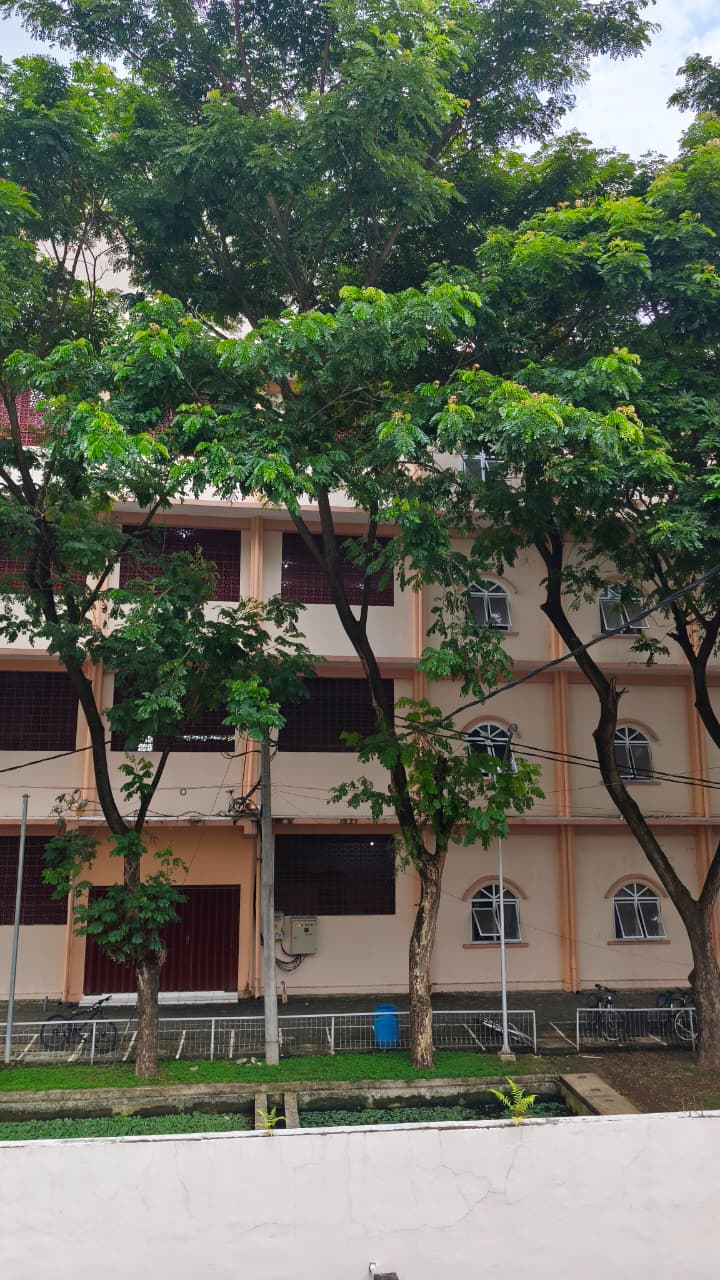
#> input picture images/1.jpeg, 720 x 1280 px
$ python blob_DoG.py
#> lines starting #> are read from the running program, lines starting #| are printed output that depends on the picture; after the words box and inside, x2 and y2 are one past the last pixel; in counts of white or black regions, pixels touching at a corner belong together
import cv2
import matplotlib.pyplot as plt
import numpy as np

img = cv2.imread('./images/1.jpeg')
#> img is the input picture: shape (1280, 720, 3); mean B, G, R 87.6, 102.5, 97.5
img_rgb = cv2.cvtColor(img, cv2.COLOR_BGR2RGB)
gray = cv2.cvtColor(img, cv2.COLOR_BGR2GRAY)

sigma = 1.6
k = 1.6
sigma_k = sigma * k

blur_sigma = cv2.GaussianBlur(gray, (0, 0), sigmaX=sigma)
blur_sigma_k = cv2.GaussianBlur(gray, (0, 0), sigmaX=sigma_k)
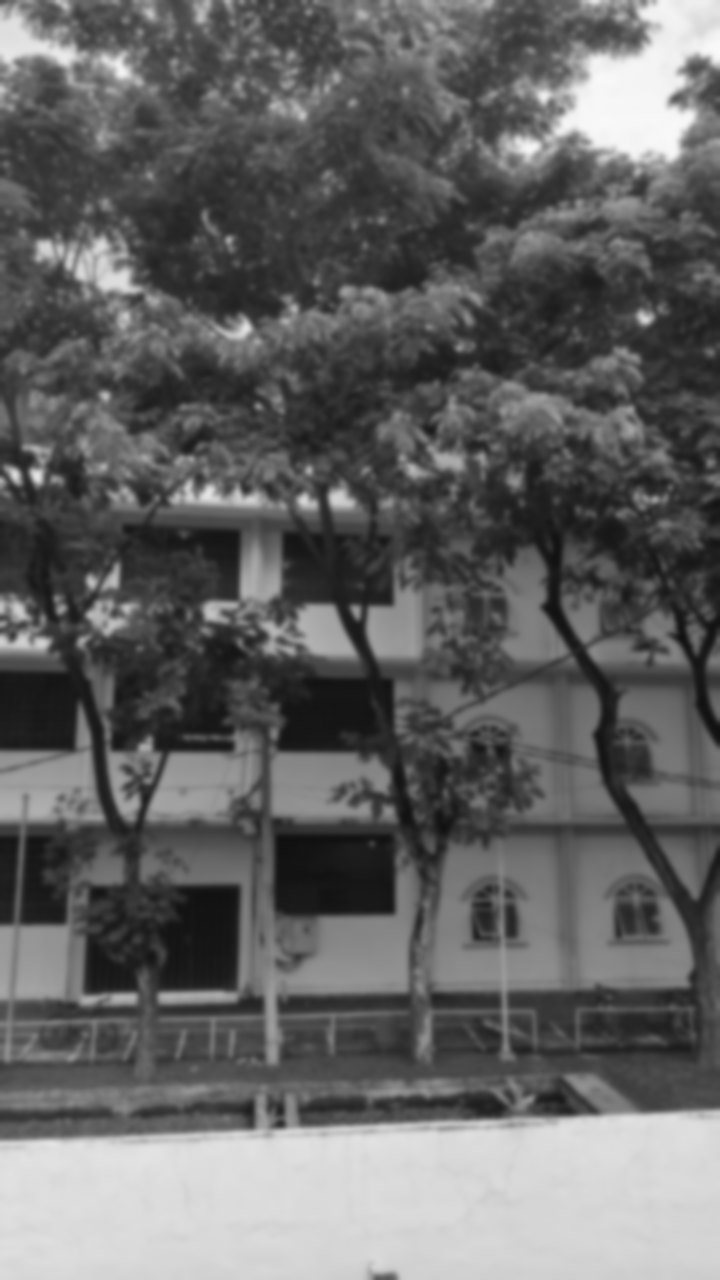
#> blur_sigma_k: shape (1280, 720); min 16, max 249, mean 99.3

dog = cv2.subtract(blur_sigma_k, blur_sigma)
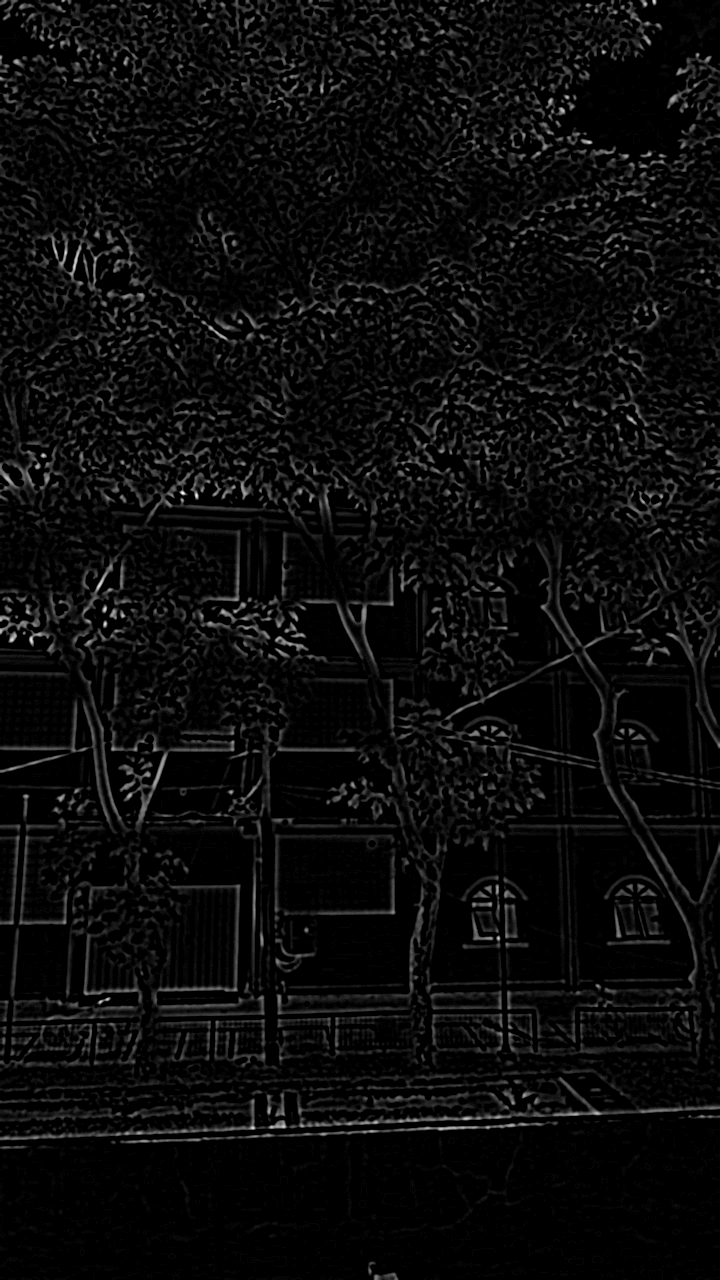
#> dog: shape (1280, 720); min 0, max 38, mean 1.8; drawn with min black and max white
dog_norm = cv2.normalize(dog, None, 0, 255, cv2.NORM_MINMAX)
dog_norm = dog_norm.astype(np.uint8)
_, dog_thresh = cv2.threshold(dog_norm, 200, 255, cv2.THRESH_BINARY)
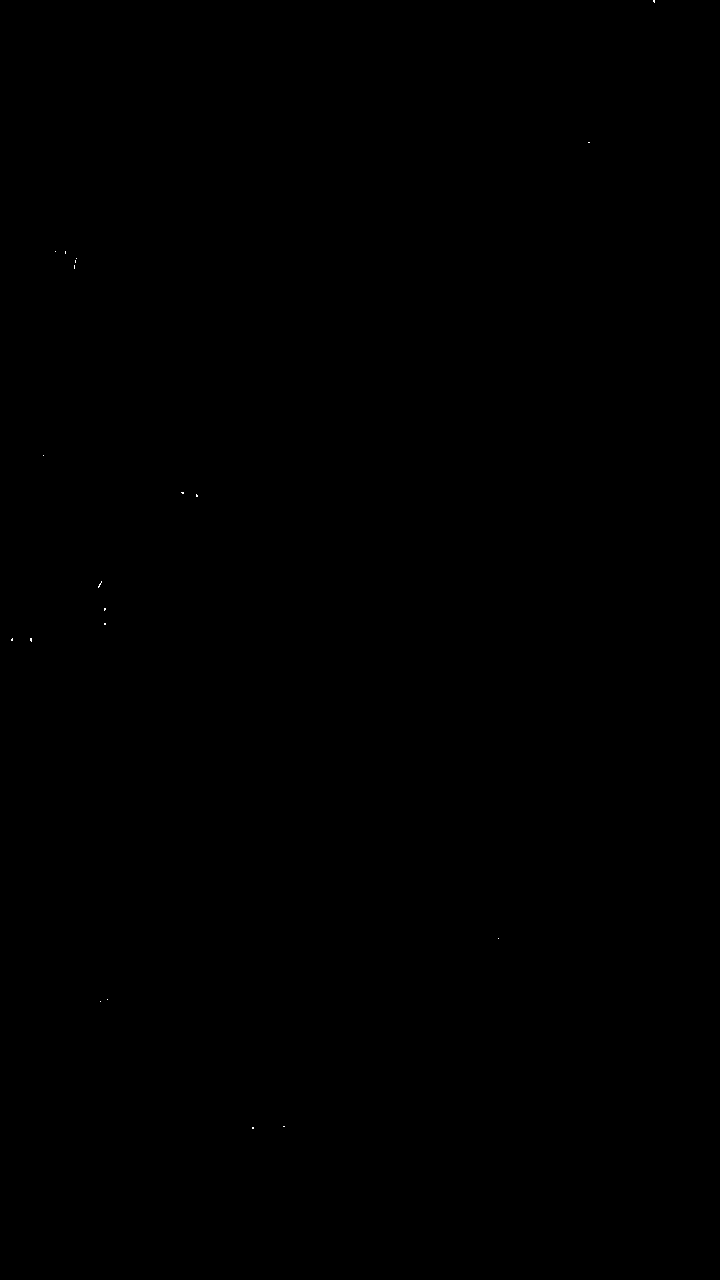
#> dog_thresh: shape (1280, 720); 0.01% white in thin lines or dots, all inside (x1, y1, x2, y2) = (11, 0, 655, 1129)
contours, _ = cv2.findContours(
    dog_thresh,
    cv2.RETR_EXTERNAL,
    cv2.CHAIN_APPROX_SIMPLE
)
#> contours = 20 contours, all with area under 20

blob_vis = img_rgb.copy()

for cnt in contours:
    (x, y), radius = cv2.minEnclosingCircle(cnt)
    # if radius > 1:  # filter very small blobs
    center = (int(x), int(y))
    radius = int(radius)
    cv2.circle(blob_vis, center, radius, (255, 0, 0), 5)
#> this loop made 20 passes
#> (cnt, x, y, radius) on passes 1, 2, 7, 8, 15, 17, 19, 20: ([[252, 1127], [252, 1128], [253, 1128], [253, 1127]], 252.5, 1127.5, 0), ([[283, 1126], [284, 1126]], 283.5, 1126, 0), ([[12, 638], [11, 639], [11, 640], [12, 640]], 11.5, 639, 1), ([[104, 623], [104, 624], [105, 624], [105, 623]], 104.5, 623.5, 0), ([[75, 260], [75, 262]], 75, 261, 1), ([[65, 251], [65, 253]], 65, 252, 1), ([[588, 142], [589, 142]], 588.5, 142, 0), ([[653, 0], [653, 1], [654, 2], [654, 0]], 653.5, 1, 1)
#> (x, y, radius) on passes 3, 4, 5, 13, 16, 18: (100, 1001, 0), (107, 999, 0), (498, 938, 0), (43, 455, 0), (76, 258, 0), (55, 251, 0)
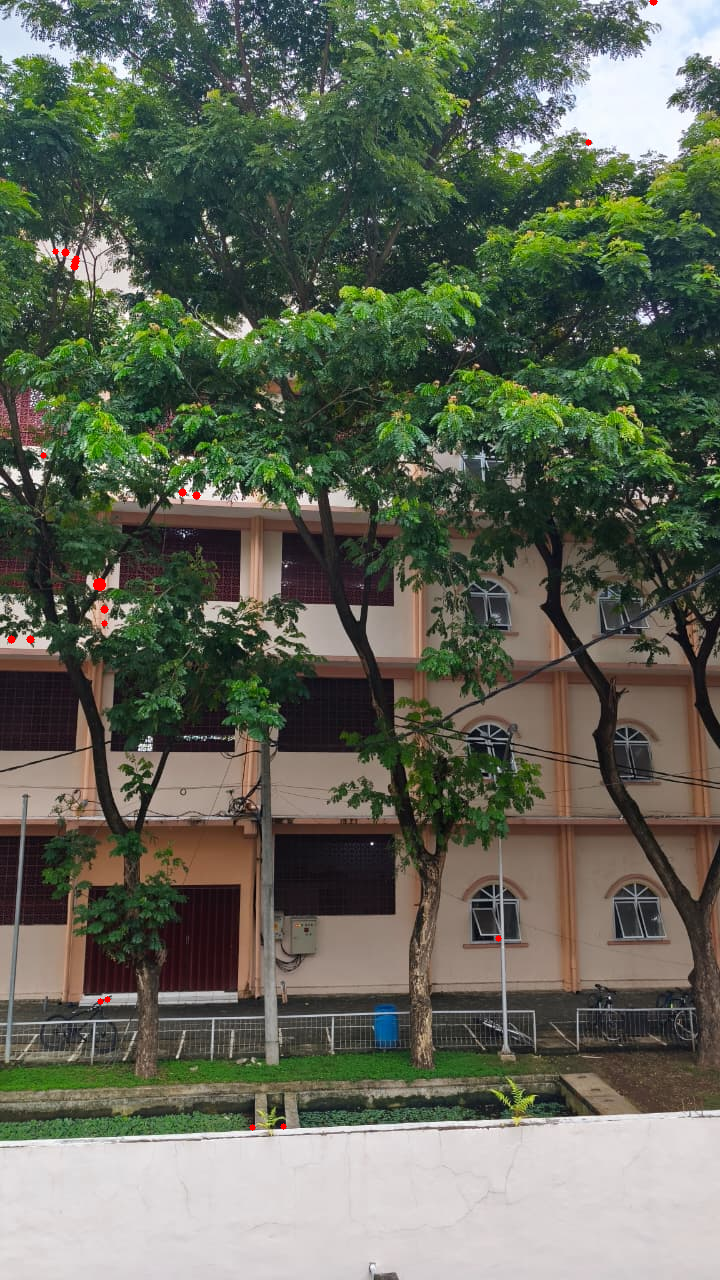
#> blob_vis: shape (1280, 720, 3); mean R, G, B 97.6, 102.4, 87.5

plt.figure(figsize=(15, 5))

plt.subplot(2, 2, 1)
plt.imshow(dog, cmap='gray')
plt.title("Difference of Gaussian (DoG)")
plt.axis('off')

plt.subplot(2, 2, 2)
plt.imshow(dog_thresh, cmap='gray')
plt.title("Thresholded DoG (Blob Candidates)")
plt.axis('off')

plt.subplot(2, 2, (3, 4))
plt.imshow(blob_vis)
plt.title("Detected Blobs (Circles)")
plt.axis('off')

plt.tight_layout()
plt.show()

$ run again, with images/2.jpeg copied over images/1.jpeg
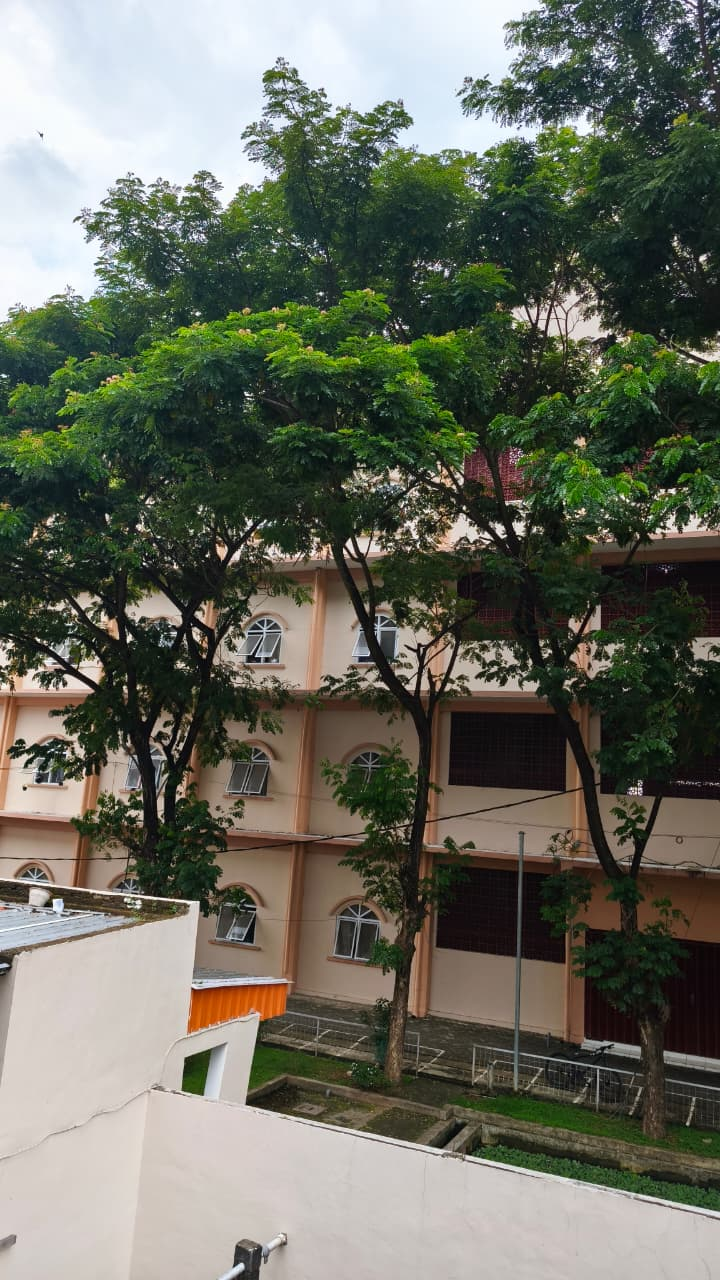
#> input picture images/2.jpeg, 720 x 1280 px
#> img is the input picture: shape (1280, 720, 3); mean B, G, R 94.9, 107.6, 105.1
#> `dog_norm = cv2.normalize(dog, None, 0, 255, cv2.NORM_MINMAX)`:
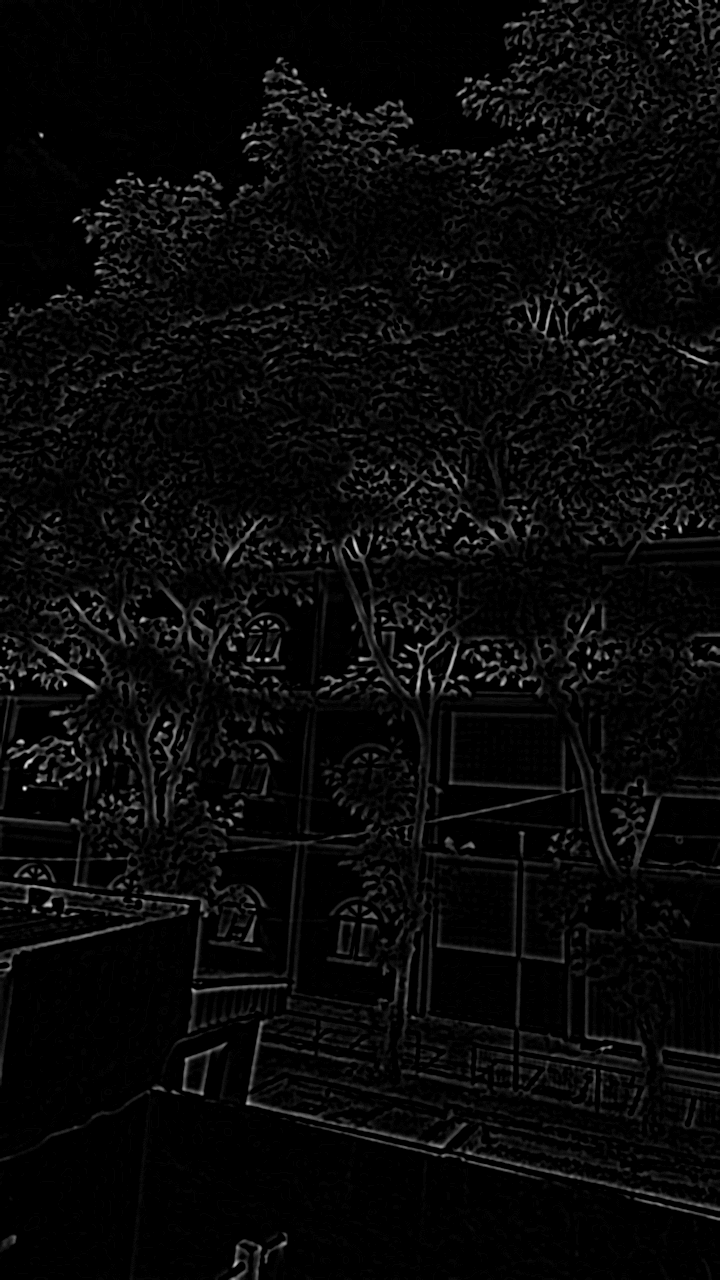
#> dog_norm: shape (1280, 720); min 0, max 255, mean 9
#> dog_thresh: shape (1280, 720); 0% white in thin lines or dots, all inside (x1, y1, x2, y2) = (21, 542, 419, 790)
#> contours = 8 contours, all with area under 20
#> the loop `for cnt in contours:` made 8 passes
#> (cnt, x, y, radius) on passes 1, 5, 6, 7: ([[24, 787], [24, 789], [25, 788]], 24, 788, 1), ([[418, 683], [418, 684]], 418, 683.5, 0), ([[64, 683], [64, 684], [65, 684], [65, 683]], 64.5, 683.5, 0), ([[266, 659], [267, 660], [267, 659]], 266.5, 659.5, 0)
#> after the loop `for cnt in contours:`:
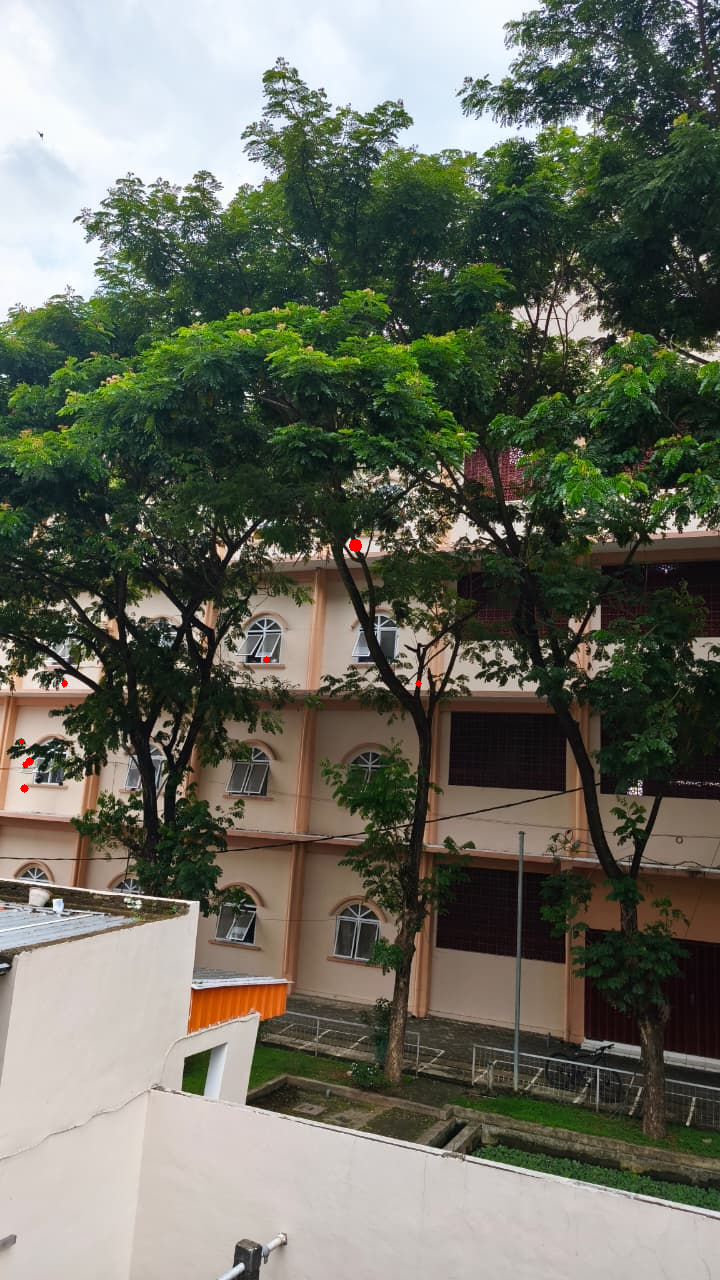
#> blob_vis: shape (1280, 720, 3); mean R, G, B 105.2, 107.5, 94.9
